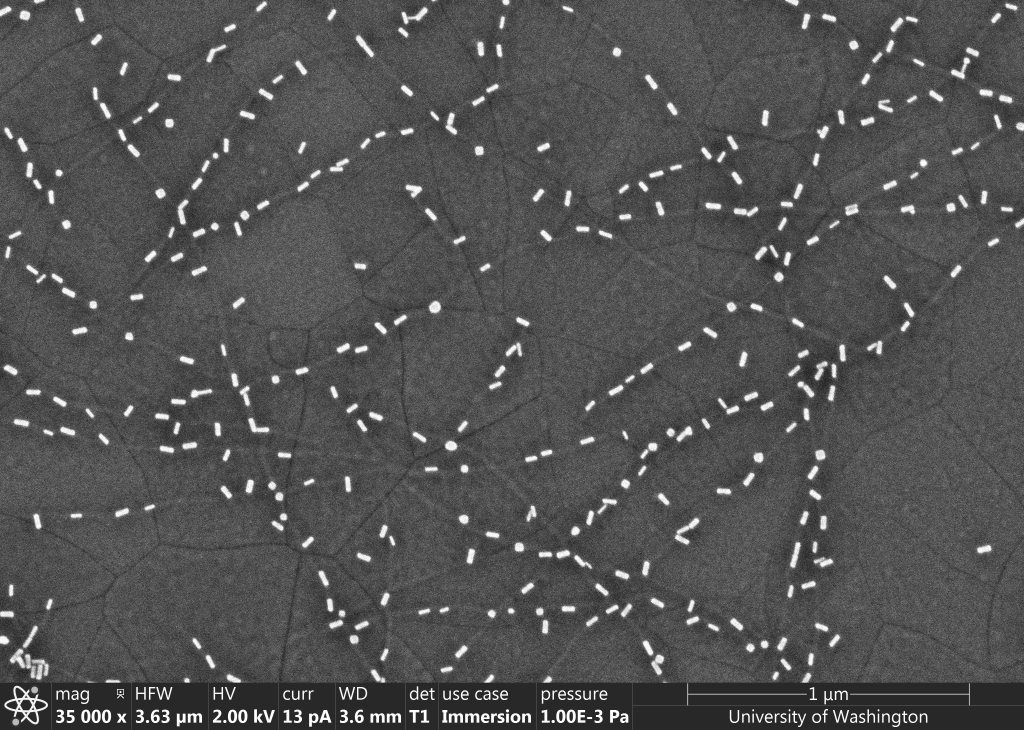
#> input picture partycool/trail/sem_1.jpg, 3072 x 2188 px (shown at 1/3 size)
$ jupyter execute --allow-errors opencv-trail.ipynb
#> lines starting #> are read from the running program, lines starting #| are printed output that depends on the picture; after the words box and inside, x2 and y2 are one past the last pixel; in counts of white or black regions, pixels touching at a corner belong together
[cell 1]
import numpy as np
import cv2
import skimage
from skimage import io
import matplotlib.pyplot as plt
from scipy.ndimage import gaussian_filter
from skimage.morphology import reconstruction
from scipy import stats
from statistics import mean

[cell 2]
img = cv2.imread('sem_1.jpg',0)
#> img is the input picture: shape (2188, 3072); min 0, max 255, mean 83.3

[cell 3]
image = img
image = gaussian_filter(image, 1)
seed = np.copy(image)
seed[1:-1, 1:-1] = image.min()
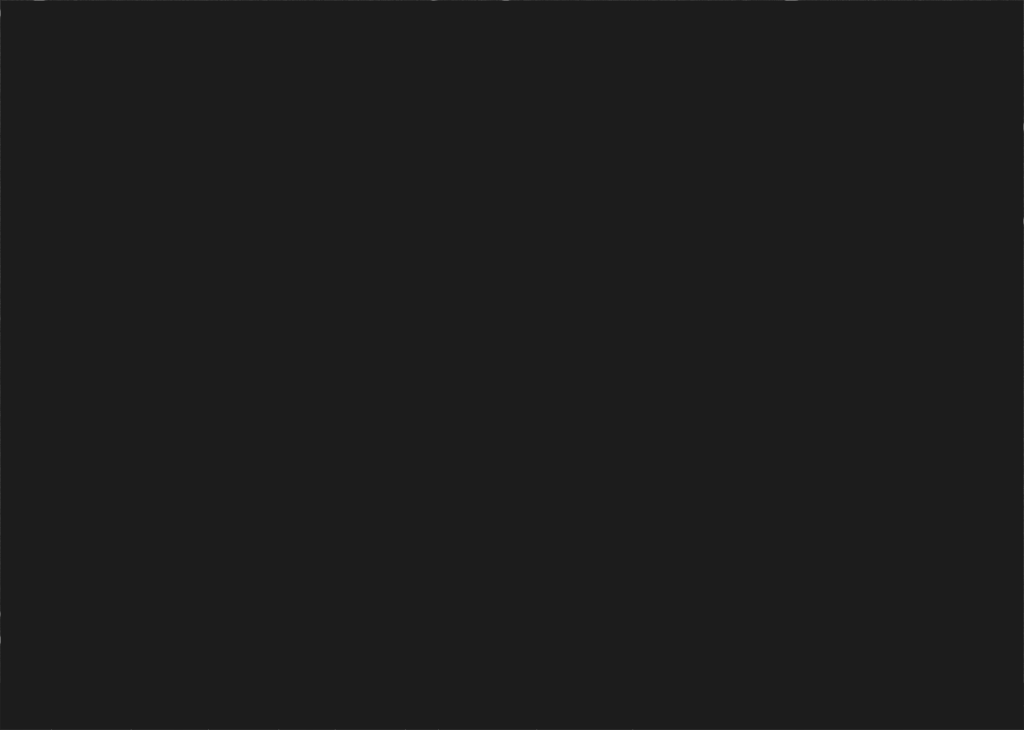
#> seed: shape (2188, 3072) (shown at 1/3 size); min 28, max 251, mean 28.1
mask = image
dilated = reconstruction(seed, mask, method='dilation')

[cell 4]
def boundary_detection(img, thres = 20):
    '''
    thres: threshold to distinguish the scale bar background with particle background by grey scale
    for now only work for SEM img, needs update if apply to different imgs
    scan from upper to bottom, also needs update if need scan from left to right
    '''
    mode_list = []
    for line in range(len(img)):
        mode = stats.mode(img[line])
        mode_list.append(int(mode[0]))

        if line >= 1:
            mode_mean = mean(mode_list)
            if mode_mean - int(mode[0]) >= thres:
                boundary = line
                break

    return boundary

[cell 5]
image = mask - dilated
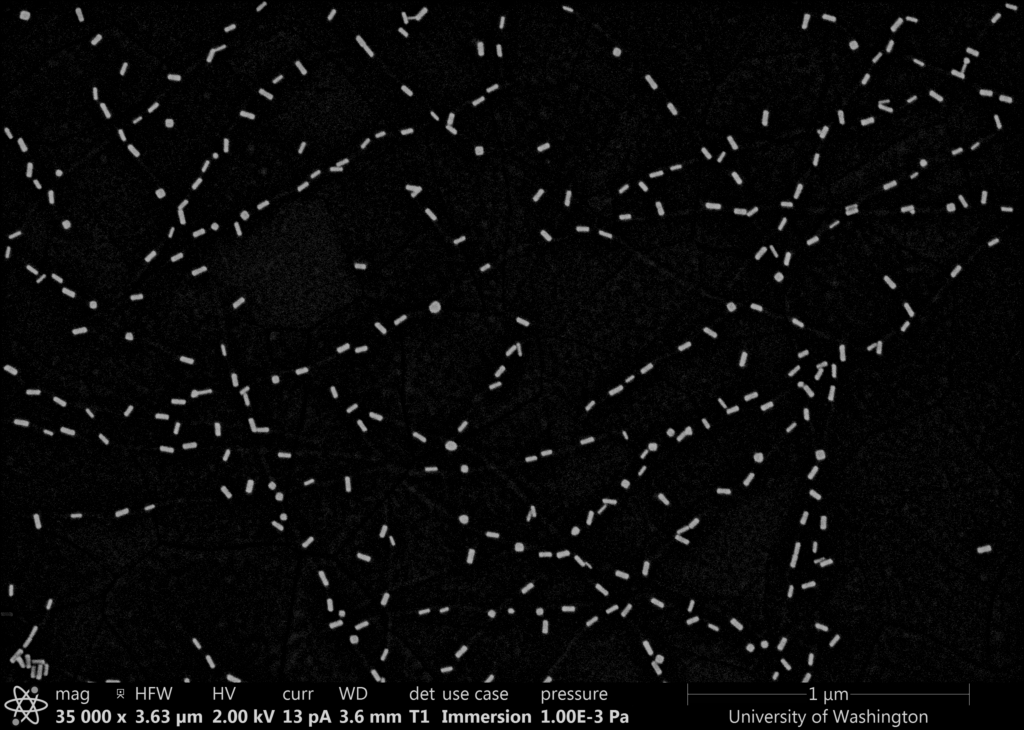
#> image: shape (2188, 3072) float64 (shown at 1/3 size); min 0, max 214, mean 9.4
bound = boundary_detection(dilated)
#> the loop in boundary_detection, `for line in range(len(img)):` made 2049 passes
#> (mode, mode_mean) on passes 2 to 13: ((78, 128), 75), ((78, 136), 76), ((78, 141), 76.5), ((80, 145), 77.2), ((80, 166), 77.67), ((79, 158), 77.86), ((80, 156), 78.12), ((82, 170), 78.56), ((82, 152), 78.9), ((75, 168), 78.55), ((75, 193), 78.25), ((77, 187), 78.15)
#> mode_mean on passes 61 to 66: 79.11, 79.08, 79.05, 79.02, 78.98, 79.03
#> after the loop in boundary_detection, `for line in range(len(img)):`: mode_list = 2049 values, max 84 at index 258, min 50 at index 2048, mean 79.11
#> bound = 2048
img_c = image[:bound,:]
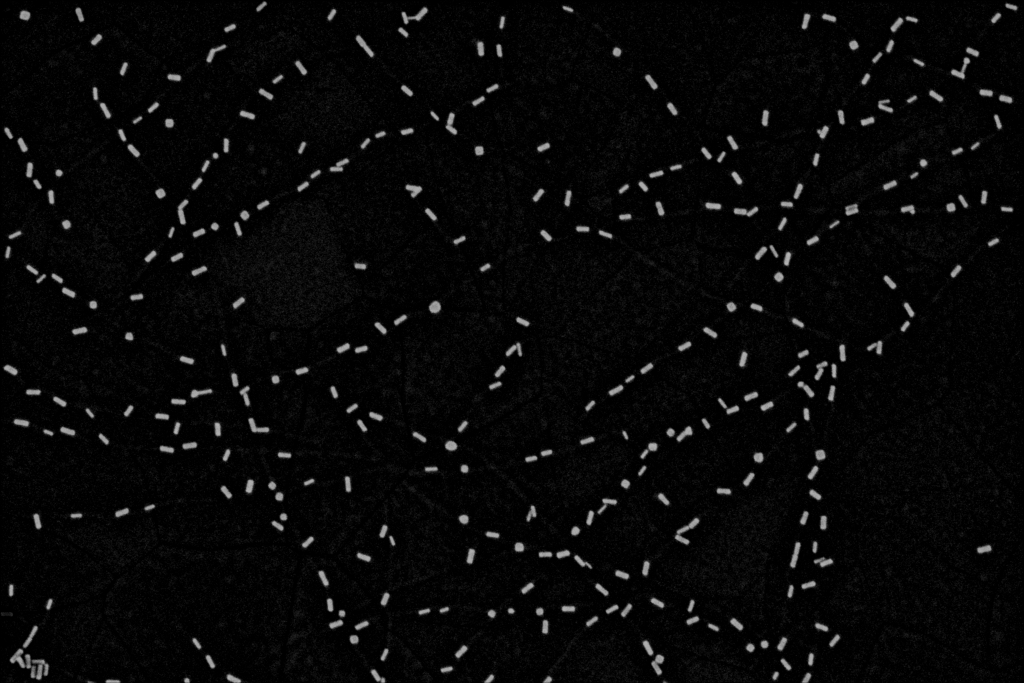
#> img_c: shape (2048, 3072) float64 (shown at 1/3 size); min 0, max 183, mean 8.4
img_c = img_c.astype(np.uint8)

[cell 6]
#kernel = np.ones((8,8))
#kernel = kernel / 64

kernel = cv2.getStructuringElement(cv2.MORPH_ELLIPSE,(9,9))

[cell 7]
#img_f = cv2.filter2D(img_c, -1, kernel)

dilated = cv2.dilate(img_c, kernel)
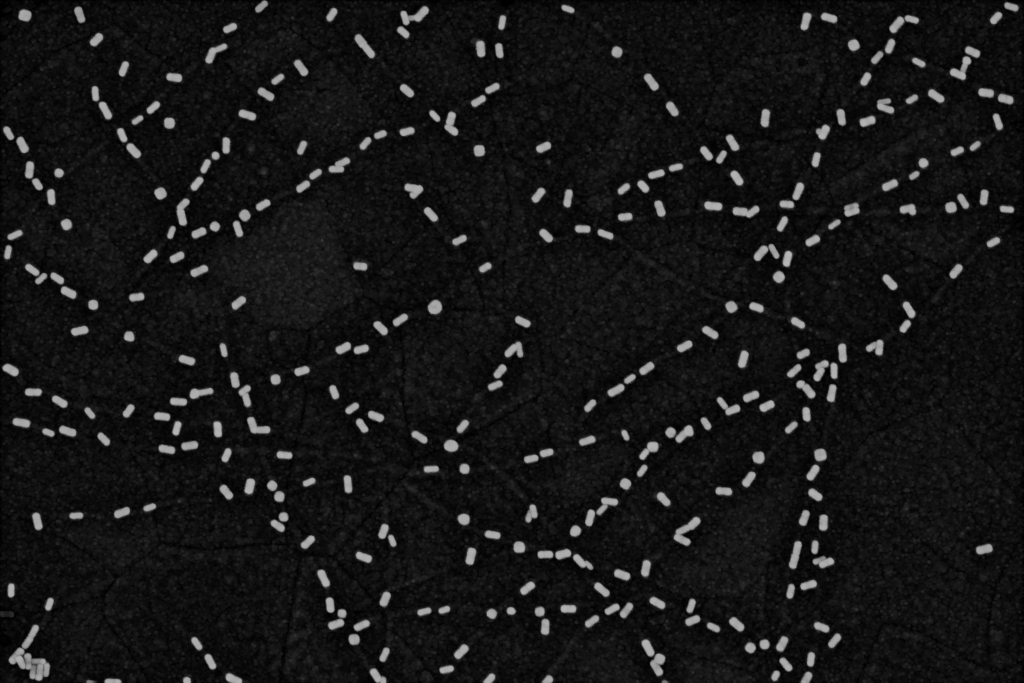
#> dilated: shape (2048, 3072) (shown at 1/3 size); min 0, max 183, mean 23

[cell 8]
poly_c = dilated.copy()
hull_c = dilated.copy()
_, threshold = cv2.threshold(dilated, dilated.max()/4, dilated.max(), cv2.THRESH_BINARY)
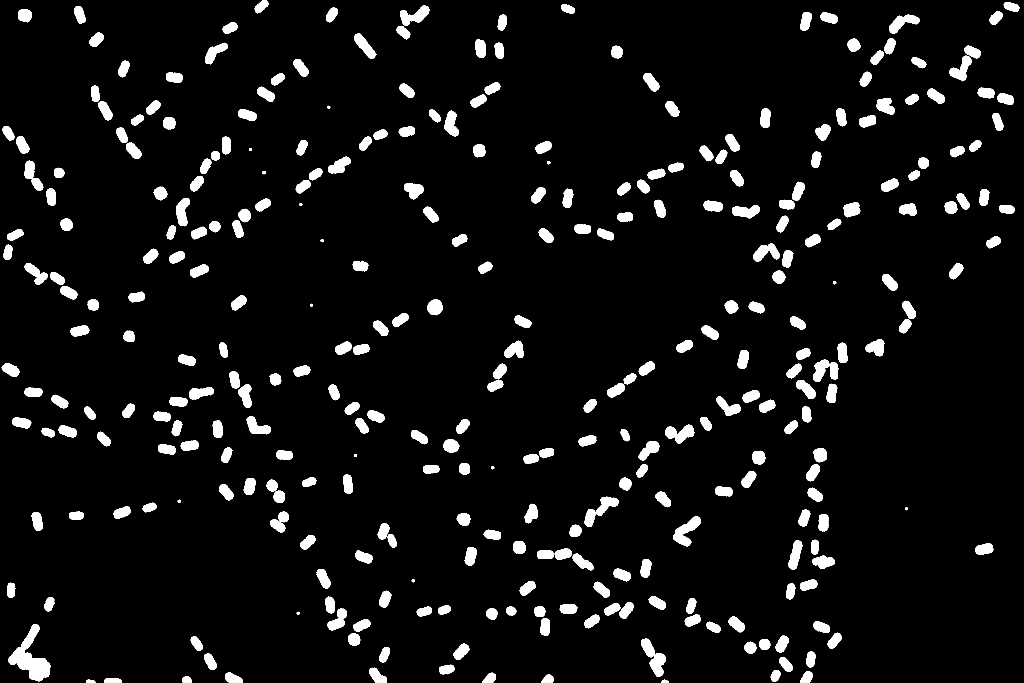
#> threshold: shape (2048, 3072) (shown at 1/3 size); values 0 (black) and 183 (white), 6.3% white; 329 white regions
contours, _=cv2.findContours(threshold, cv2.RETR_TREE, cv2.CHAIN_APPROX_SIMPLE)
#> contours = 337 contours, 8 with area under 20; largest, box (x1, y1, x2, y2) and area: (25, 1872, 152, 2044) 8259, (1923, 1916, 1997, 2031) 3526, (2020, 1549, 2103, 1639) 3174, (1200, 16, 1288, 77) 2567, (2667, 44, 2759, 102) 2350
edge = []
for cnt in contours:
    approx = cv2.approxPolyDP(cnt, 0.01 * cv2.arcLength(cnt, True), True) #Tunning needed for the coeffecients
    hull = cv2.convexHull(approx)
    #cv2.drawContours(poly_c, approx, 0, (80), 3)
    #cv2.drawContours(hull_c, hull, 0, (80), 3)
    edge.append(len(approx))
#> this loop made 337 passes
#> hull on passes 26, 27, 29: [[128, 2030], [129, 2029], [130, 2030], [129, 2031]], [[69, 1972], [70, 1971], [71, 1972], [70, 1973]], [[69, 1965], [70, 1964], [71, 1965], [70, 1966]]
#> after the loop, edge = 337 values, max 21 at index 248, min 4 at index 25, mean 11.35

[cell 9]
plt.figure(figsize=(20,16))
io.imshow(hull_c)

[cell 10]
print(len(edge))
#| 337
plt.hist(edge)
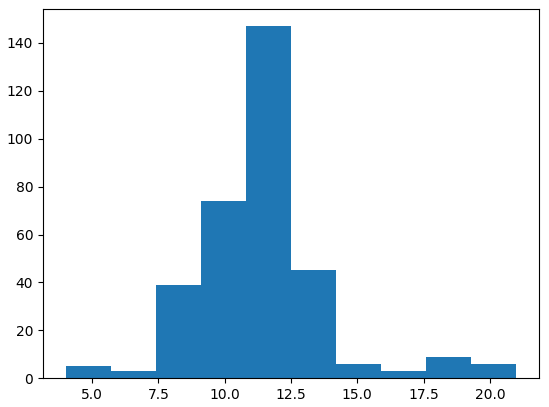
#> figure drawn by matplotlib, 1 panel; tallest bar 147 high, from x = 10.8 to 12.5

[cell 11]
plt.figure(figsize=(20,16))
dilated_c = dilated.copy()
for c in contours:
    rect = cv2.minAreaRect(c)
    box = cv2.boxPoints(rect)
    box = np.int0(box)
    cv2.drawContours(dilated_c, [box], 0, (140), 3)

    #Question part
    approx = cv2.approxPolyDP(c, 0.5 * cv2.arcLength(c, True), True) #Tunning needed for the coeffecients
    hull = cv2.convexHull(approx)
    cv2.drawContours(dilated_c, hull, -1, (140, 3))
#> this loop made 337 passes
#> (rect, box, hull) on passes 1 to 3: (((1995, 2043), (8, 20), -90), [[2005, 2047], [1985, 2047], [1985, 2039], [2005, 2039]], [[1985, 2044]]), (((271.5, 2043), (8, 27), -90), [[285, 2047], [258, 2047], [258, 2039], [285, 2039]], [[258, 2043]]), (((338.5, 2040.5), (13, 53), -90), [[365, 2047], [312, 2047], [312, 2034], [365, 2034]], [[312, 2042]])
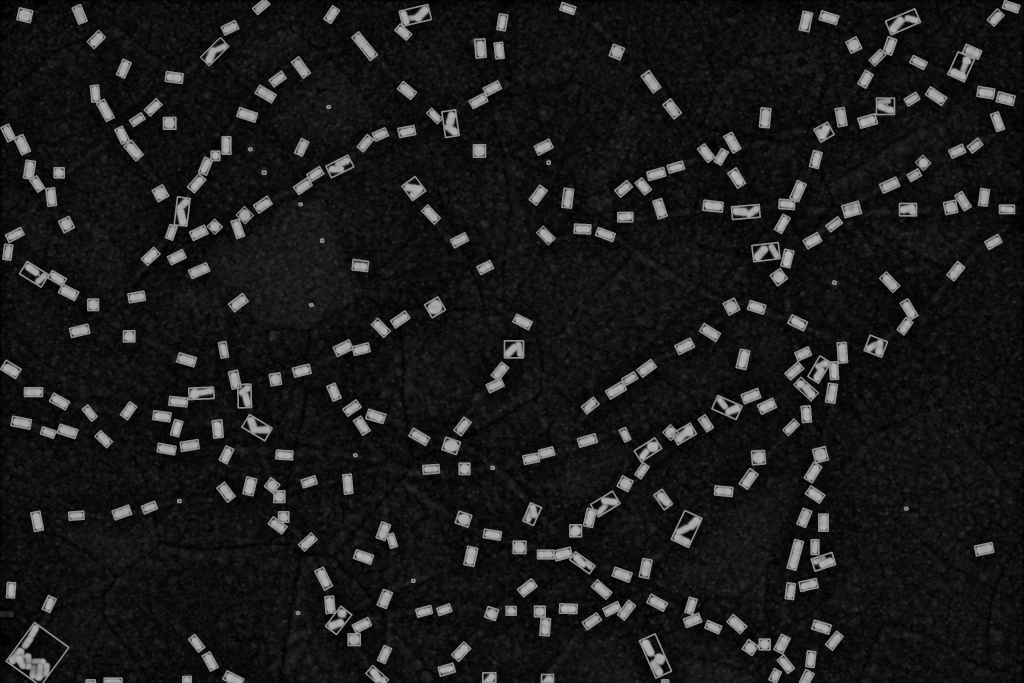
#> dilated_c: shape (2048, 3072) (shown at 1/3 size); 3.91% of pixels changed, all inside (x1, y1, x2, y2) = (0, 0, 3062, 2048)

io.imshow(dilated_c)
